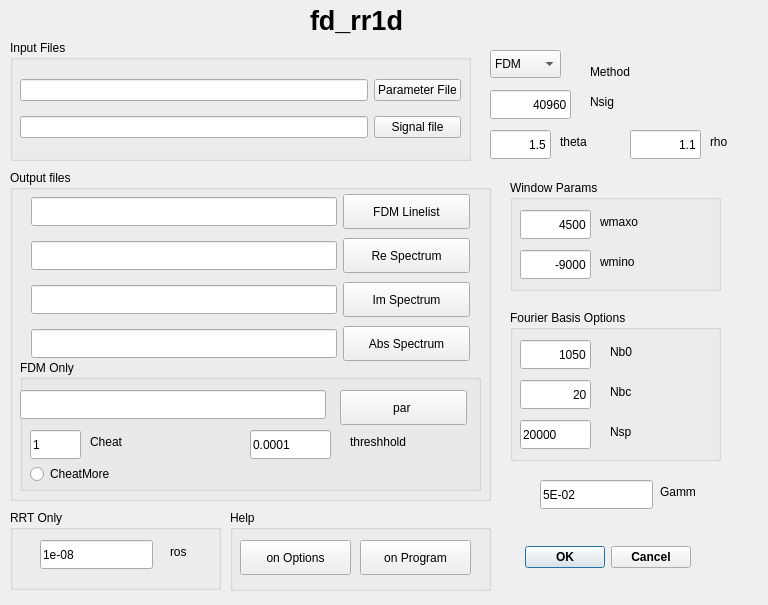
<ui version="4.0" >
 <class>Dialog</class>
 <widget class="QDialog" name="Dialog" >
  <property name="geometry" >
   <rect>
    <x>0</x>
    <y>0</y>
    <width>768</width>
    <height>605</height>
   </rect>
  </property>
  <property name="windowTitle" >
   <string>Dialog</string>
  </property>
  <widget class="QDialogButtonBox" name="buttonBox" >
   <property name="geometry" >
    <rect>
     <x>520</x>
     <y>540</y>
     <width>171</width>
     <height>35</height>
    </rect>
   </property>
   <property name="font" >
    <font>
     <weight>75</weight>
     <bold>true</bold>
    </font>
   </property>
   <property name="cursor" >
    <cursorShape>ArrowCursor</cursorShape>
   </property>
   <property name="orientation" >
    <enum>Qt::Horizontal</enum>
   </property>
   <property name="standardButtons" >
    <set>QDialogButtonBox::Cancel|QDialogButtonBox::NoButton|QDialogButtonBox::Ok</set>
   </property>
  </widget>
  <widget class="QGroupBox" name="InFileGroupBox" >
   <property name="geometry" >
    <rect>
     <x>10</x>
     <y>40</y>
     <width>461</width>
     <height>121</height>
    </rect>
   </property>
   <property name="title" >
    <string>Input Files</string>
   </property>
   <widget class="QWidget" name="" >
    <property name="geometry" >
     <rect>
      <x>10</x>
      <y>30</y>
      <width>441</width>
      <height>78</height>
     </rect>
    </property>
    <layout class="QGridLayout" >
     <item row="0" column="0" >
      <widget class="QLineEdit" name="lineEdit" />
     </item>
     <item row="0" column="1" >
      <widget class="QPushButton" name="GetParamFileButton" >
       <property name="text" >
        <string>Parameter File</string>
       </property>
      </widget>
     </item>
     <item row="1" column="0" >
      <widget class="QLineEdit" name="lineEdit_2" />
     </item>
     <item row="1" column="1" >
      <widget class="QPushButton" name="GetSignalFileButton" >
       <property name="text" >
        <string>Signal file</string>
       </property>
      </widget>
     </item>
    </layout>
   </widget>
  </widget>
  <widget class="QGroupBox" name="OutFileGroupBox" >
   <property name="geometry" >
    <rect>
     <x>10</x>
     <y>170</y>
     <width>481</width>
     <height>331</height>
    </rect>
   </property>
   <property name="title" >
    <string>Output files</string>
   </property>
   <widget class="QLineEdit" name="lineEdit_3" >
    <property name="geometry" >
     <rect>
      <x>21</x>
      <y>27</y>
      <width>306</width>
      <height>29</height>
     </rect>
    </property>
   </widget>
   <widget class="QPushButton" name="FDMLineListButton" >
    <property name="geometry" >
     <rect>
      <x>333</x>
      <y>24</y>
      <width>127</width>
      <height>35</height>
     </rect>
    </property>
    <property name="text" >
     <string>FDM Linelist</string>
    </property>
   </widget>
   <widget class="QLineEdit" name="lineEdit_4" >
    <property name="geometry" >
     <rect>
      <x>21</x>
      <y>159</y>
      <width>306</width>
      <height>29</height>
     </rect>
    </property>
    <property name="toolTip" >
     <string>file where Abs[F(w)] will be written</string>
    </property>
   </widget>
   <widget class="QPushButton" name="AbsSpButton" >
    <property name="geometry" >
     <rect>
      <x>333</x>
      <y>156</y>
      <width>127</width>
      <height>35</height>
     </rect>
    </property>
    <property name="text" >
     <string>Abs Spectrum</string>
    </property>
   </widget>
   <widget class="QLineEdit" name="lineEdit_5" >
    <property name="geometry" >
     <rect>
      <x>21</x>
      <y>71</y>
      <width>306</width>
      <height>29</height>
     </rect>
    </property>
    <property name="toolTip" >
     <string>file where Re[F(w)] will be written</string>
    </property>
   </widget>
   <widget class="QPushButton" name="ReSpButton" >
    <property name="geometry" >
     <rect>
      <x>333</x>
      <y>68</y>
      <width>127</width>
      <height>35</height>
     </rect>
    </property>
    <property name="text" >
     <string>Re Spectrum</string>
    </property>
   </widget>
   <widget class="QLineEdit" name="lineEdit_6" >
    <property name="geometry" >
     <rect>
      <x>21</x>
      <y>115</y>
      <width>306</width>
      <height>29</height>
     </rect>
    </property>
    <property name="toolTip" >
     <string>file where Im[F(w)] will be written</string>
    </property>
   </widget>
   <widget class="QPushButton" name="ImSpButton" >
    <property name="geometry" >
     <rect>
      <x>333</x>
      <y>112</y>
      <width>127</width>
      <height>35</height>
     </rect>
    </property>
    <property name="text" >
     <string>Im Spectrum</string>
    </property>
   </widget>
   <widget class="QGroupBox" name="groupBox" >
    <property name="geometry" >
     <rect>
      <x>10</x>
      <y>190</y>
      <width>461</width>
      <height>131</height>
     </rect>
    </property>
    <property name="title" >
     <string>FDM Only</string>
    </property>
    <widget class="QRadioButton" name="radioButton" >
     <property name="geometry" >
      <rect>
       <x>10</x>
       <y>100</y>
       <width>127</width>
       <height>28</height>
      </rect>
     </property>
     <property name="toolTip" >
      <string>if checked, F(w) is computed with Im d_k (FDM only)</string>
     </property>
     <property name="text" >
      <string>CheatMore</string>
     </property>
    </widget>
    <widget class="QLabel" name="label_12" >
     <property name="geometry" >
      <rect>
       <x>70</x>
       <y>70</y>
       <width>78</width>
       <height>24</height>
      </rect>
     </property>
     <property name="text" >
      <string>Cheat</string>
     </property>
    </widget>
    <widget class="QLineEdit" name="lineEdit_17" >
     <property name="geometry" >
      <rect>
       <x>10</x>
       <y>70</y>
       <width>51</width>
       <height>29</height>
      </rect>
     </property>
     <property name="toolTip" >
      <string>multiply all widths by cheat (FDM only)</string>
     </property>
     <property name="text" >
      <string>1</string>
     </property>
    </widget>
    <widget class="QLineEdit" name="lineEdit_10" >
     <property name="geometry" >
      <rect>
       <x>0</x>
       <y>30</y>
       <width>306</width>
       <height>29</height>
      </rect>
     </property>
     <property name="toolTip" >
      <string>file where the linelist will be written (FDM only)</string>
     </property>
    </widget>
    <widget class="QPushButton" name="ParButton" >
     <property name="geometry" >
      <rect>
       <x>320</x>
       <y>30</y>
       <width>127</width>
       <height>35</height>
      </rect>
     </property>
     <property name="text" >
      <string>par </string>
     </property>
    </widget>
    <widget class="QLabel" name="label_6" >
     <property name="geometry" >
      <rect>
       <x>330</x>
       <y>70</y>
       <width>101</width>
       <height>24</height>
      </rect>
     </property>
     <property name="text" >
      <string>threshhold</string>
     </property>
    </widget>
    <widget class="QLineEdit" name="lineEdit_11" >
     <property name="geometry" >
      <rect>
       <x>230</x>
       <y>70</y>
       <width>81</width>
       <height>29</height>
      </rect>
     </property>
     <property name="text" >
      <string>0.0001</string>
     </property>
    </widget>
   </widget>
  </widget>
  <widget class="QLineEdit" name="thetaLineEdit" >
   <property name="geometry" >
    <rect>
     <x>490</x>
     <y>130</y>
     <width>61</width>
     <height>29</height>
    </rect>
   </property>
   <property name="toolTip" >
    <string>zero order (overall) phase correction</string>
   </property>
   <property name="text" >
    <string>1.5</string>
   </property>
   <property name="alignment" >
    <set>Qt::AlignRight|Qt::AlignTrailing|Qt::AlignVCenter</set>
   </property>
  </widget>
  <widget class="QLabel" name="label" >
   <property name="geometry" >
    <rect>
     <x>560</x>
     <y>130</y>
     <width>51</width>
     <height>24</height>
    </rect>
   </property>
   <property name="text" >
    <string>theta</string>
   </property>
  </widget>
  <widget class="QComboBox" name="comboBox" >
   <property name="geometry" >
    <rect>
     <x>490</x>
     <y>50</y>
     <width>71</width>
     <height>28</height>
    </rect>
   </property>
   <property name="toolTip" >
    <string>method used to compute the spectra</string>
   </property>
   <item>
    <property name="text" >
     <string>FDM</string>
    </property>
   </item>
   <item>
    <property name="text" >
     <string>RRT</string>
    </property>
   </item>
   <item>
    <property name="text" >
     <string>DFT</string>
    </property>
   </item>
  </widget>
  <widget class="QLabel" name="label_2" >
   <property name="geometry" >
    <rect>
     <x>590</x>
     <y>60</y>
     <width>78</width>
     <height>24</height>
    </rect>
   </property>
   <property name="text" >
    <string>Method</string>
   </property>
  </widget>
  <widget class="QLineEdit" name="lineEdit_7" >
   <property name="geometry" >
    <rect>
     <x>490</x>
     <y>90</y>
     <width>81</width>
     <height>29</height>
    </rect>
   </property>
   <property name="text" >
    <string>40960</string>
   </property>
   <property name="alignment" >
    <set>Qt::AlignRight|Qt::AlignTrailing|Qt::AlignVCenter</set>
   </property>
  </widget>
  <widget class="QLabel" name="label_3" >
   <property name="geometry" >
    <rect>
     <x>590</x>
     <y>90</y>
     <width>41</width>
     <height>24</height>
    </rect>
   </property>
   <property name="text" >
    <string>Nsig</string>
   </property>
  </widget>
  <widget class="QLineEdit" name="lineEdit_12" >
   <property name="geometry" >
    <rect>
     <x>630</x>
     <y>130</y>
     <width>71</width>
     <height>29</height>
    </rect>
   </property>
   <property name="toolTip" >
    <string> basis density</string>
   </property>
   <property name="text" >
    <string>1.1</string>
   </property>
   <property name="alignment" >
    <set>Qt::AlignRight|Qt::AlignTrailing|Qt::AlignVCenter</set>
   </property>
  </widget>
  <widget class="QLabel" name="label_7" >
   <property name="geometry" >
    <rect>
     <x>710</x>
     <y>130</y>
     <width>41</width>
     <height>24</height>
    </rect>
   </property>
   <property name="text" >
    <string>rho</string>
   </property>
  </widget>
  <widget class="QLineEdit" name="lineEdit_16" >
   <property name="geometry" >
    <rect>
     <x>540</x>
     <y>480</y>
     <width>113</width>
     <height>29</height>
    </rect>
   </property>
   <property name="toolTip" >
    <string>smoothing parameter. Defines the smallest possible linewidth.</string>
   </property>
   <property name="text" >
    <string>5E-02</string>
   </property>
  </widget>
  <widget class="QLabel" name="label_11" >
   <property name="geometry" >
    <rect>
     <x>660</x>
     <y>480</y>
     <width>61</width>
     <height>24</height>
    </rect>
   </property>
   <property name="text" >
    <string>Gamm</string>
   </property>
  </widget>
  <widget class="QGroupBox" name="groupBox_2" >
   <property name="geometry" >
    <rect>
     <x>10</x>
     <y>510</y>
     <width>211</width>
     <height>80</height>
    </rect>
   </property>
   <property name="title" >
    <string>RRT Only</string>
   </property>
   <widget class="QLineEdit" name="lineEdit_18" >
    <property name="geometry" >
     <rect>
      <x>30</x>
      <y>30</y>
      <width>113</width>
      <height>29</height>
     </rect>
    </property>
    <property name="toolTip" >
     <string>regularization parameter (RRT only)</string>
    </property>
    <property name="text" >
     <string>1e-08 </string>
    </property>
   </widget>
   <widget class="QLabel" name="label_13" >
    <property name="geometry" >
     <rect>
      <x>160</x>
      <y>30</y>
      <width>78</width>
      <height>24</height>
     </rect>
    </property>
    <property name="text" >
     <string>ros</string>
    </property>
   </widget>
  </widget>
  <widget class="QGroupBox" name="groupBox_3" >
   <property name="geometry" >
    <rect>
     <x>510</x>
     <y>310</y>
     <width>211</width>
     <height>151</height>
    </rect>
   </property>
   <property name="title" >
    <string>Fourier Basis Options</string>
   </property>
   <widget class="QLineEdit" name="lineEdit_15" >
    <property name="geometry" >
     <rect>
      <x>10</x>
      <y>110</y>
      <width>71</width>
      <height>29</height>
     </rect>
    </property>
    <property name="toolTip" >
     <string>number of points used in plotting the spectra</string>
    </property>
    <property name="text" >
     <string>20000</string>
    </property>
   </widget>
   <widget class="QLineEdit" name="lineEdit_13" >
    <property name="geometry" >
     <rect>
      <x>10</x>
      <y>30</y>
      <width>71</width>
      <height>29</height>
     </rect>
    </property>
    <property name="toolTip" >
     <string>number of narrow band Fourier basis functions used per window</string>
    </property>
    <property name="text" >
     <string>1050</string>
    </property>
    <property name="alignment" >
     <set>Qt::AlignRight|Qt::AlignTrailing|Qt::AlignVCenter</set>
    </property>
   </widget>
   <widget class="QLineEdit" name="lineEdit_14" >
    <property name="geometry" >
     <rect>
      <x>10</x>
      <y>70</y>
      <width>71</width>
      <height>29</height>
     </rect>
    </property>
    <property name="text" >
     <string>20</string>
    </property>
    <property name="alignment" >
     <set>Qt::AlignRight|Qt::AlignTrailing|Qt::AlignVCenter</set>
    </property>
   </widget>
   <widget class="QLabel" name="label_10" >
    <property name="geometry" >
     <rect>
      <x>100</x>
      <y>110</y>
      <width>41</width>
      <height>24</height>
     </rect>
    </property>
    <property name="text" >
     <string>Nsp</string>
    </property>
   </widget>
   <widget class="QLabel" name="label_8" >
    <property name="geometry" >
     <rect>
      <x>100</x>
      <y>30</y>
      <width>51</width>
      <height>24</height>
     </rect>
    </property>
    <property name="toolTip" >
     <string>number of narrow band Fourier basis functions used per window</string>
    </property>
    <property name="text" >
     <string>Nb0</string>
    </property>
   </widget>
   <widget class="QLabel" name="label_9" >
    <property name="geometry" >
     <rect>
      <x>100</x>
      <y>70</y>
      <width>78</width>
      <height>24</height>
     </rect>
    </property>
    <property name="text" >
     <string>Nbc</string>
    </property>
   </widget>
  </widget>
  <widget class="QGroupBox" name="groupBox_4" >
   <property name="geometry" >
    <rect>
     <x>510</x>
     <y>180</y>
     <width>211</width>
     <height>111</height>
    </rect>
   </property>
   <property name="title" >
    <string>Window Params</string>
   </property>
   <widget class="QLineEdit" name="lineEdit_9" >
    <property name="geometry" >
     <rect>
      <x>10</x>
      <y>70</y>
      <width>71</width>
      <height>29</height>
     </rect>
    </property>
    <property name="toolTip" >
     <string>specify the mimimum value of the spectra to be computed</string>
    </property>
    <property name="text" >
     <string>-9000</string>
    </property>
    <property name="alignment" >
     <set>Qt::AlignRight|Qt::AlignTrailing|Qt::AlignVCenter</set>
    </property>
   </widget>
   <widget class="QLabel" name="label_5" >
    <property name="geometry" >
     <rect>
      <x>90</x>
      <y>70</y>
      <width>78</width>
      <height>24</height>
     </rect>
    </property>
    <property name="text" >
     <string>wmino</string>
    </property>
   </widget>
   <widget class="QLineEdit" name="lineEdit_8" >
    <property name="geometry" >
     <rect>
      <x>10</x>
      <y>30</y>
      <width>71</width>
      <height>29</height>
     </rect>
    </property>
    <property name="toolTip" >
     <string>maximum value of the spectra to be computed.</string>
    </property>
    <property name="text" >
     <string>4500</string>
    </property>
    <property name="alignment" >
     <set>Qt::AlignRight|Qt::AlignTrailing|Qt::AlignVCenter</set>
    </property>
   </widget>
   <widget class="QLabel" name="label_4" >
    <property name="geometry" >
     <rect>
      <x>90</x>
      <y>30</y>
      <width>78</width>
      <height>24</height>
     </rect>
    </property>
    <property name="text" >
     <string>wmaxo</string>
    </property>
   </widget>
  </widget>
  <widget class="QGroupBox" name="groupBox_5" >
   <property name="geometry" >
    <rect>
     <x>230</x>
     <y>510</y>
     <width>261</width>
     <height>81</height>
    </rect>
   </property>
   <property name="title" >
    <string>Help</string>
   </property>
   <widget class="QPushButton" name="HelpButton" >
    <property name="geometry" >
     <rect>
      <x>10</x>
      <y>30</y>
      <width>111</width>
      <height>35</height>
     </rect>
    </property>
    <property name="text" >
     <string>on Options</string>
    </property>
   </widget>
   <widget class="QPushButton" name="programHelp" >
    <property name="geometry" >
     <rect>
      <x>130</x>
      <y>30</y>
      <width>111</width>
      <height>35</height>
     </rect>
    </property>
    <property name="text" >
     <string>on Program</string>
    </property>
   </widget>
  </widget>
  <widget class="QLabel" name="label_14" >
   <property name="geometry" >
    <rect>
     <x>310</x>
     <y>0</y>
     <width>131</width>
     <height>40</height>
    </rect>
   </property>
   <property name="font" >
    <font>
     <family>Arial</family>
     <pointsize>20</pointsize>
     <weight>75</weight>
     <bold>true</bold>
    </font>
   </property>
   <property name="text" >
    <string>fd_rr1d</string>
   </property>
   <property name="textFormat" >
    <enum>Qt::PlainText</enum>
   </property>
  </widget>
 </widget>
 <resources/>
 <connections>
  <connection>
   <sender>buttonBox</sender>
   <signal>accepted()</signal>
   <receiver>Dialog</receiver>
   <slot>accept()</slot>
   <hints>
    <hint type="sourcelabel" >
     <x>248</x>
     <y>254</y>
    </hint>
    <hint type="destinationlabel" >
     <x>157</x>
     <y>274</y>
    </hint>
   </hints>
  </connection>
  <connection>
   <sender>buttonBox</sender>
   <signal>rejected()</signal>
   <receiver>Dialog</receiver>
   <slot>reject()</slot>
   <hints>
    <hint type="sourcelabel" >
     <x>316</x>
     <y>260</y>
    </hint>
    <hint type="destinationlabel" >
     <x>286</x>
     <y>274</y>
    </hint>
   </hints>
  </connection>
 </connections>
</ui>
